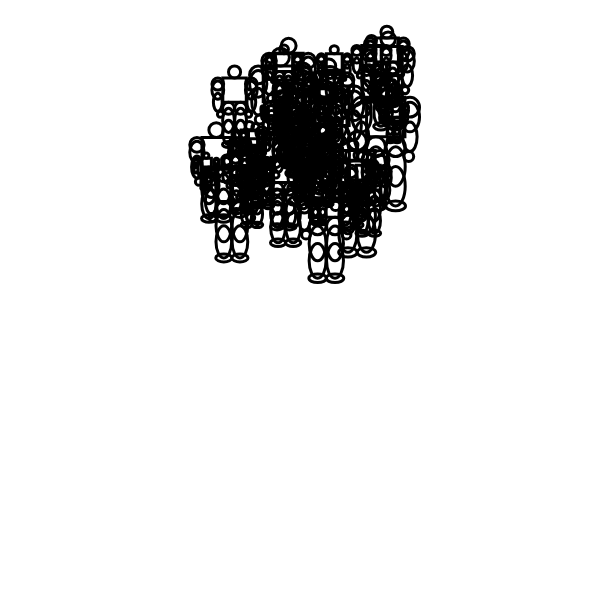
Frame 1 (no input)
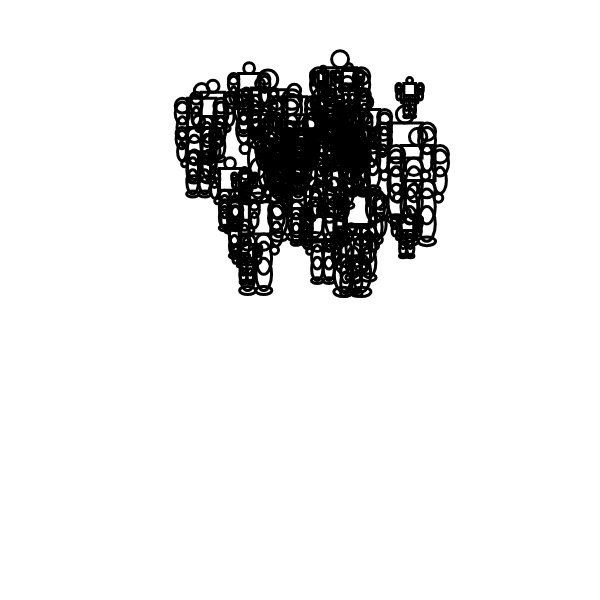
Frame 60 (no input)
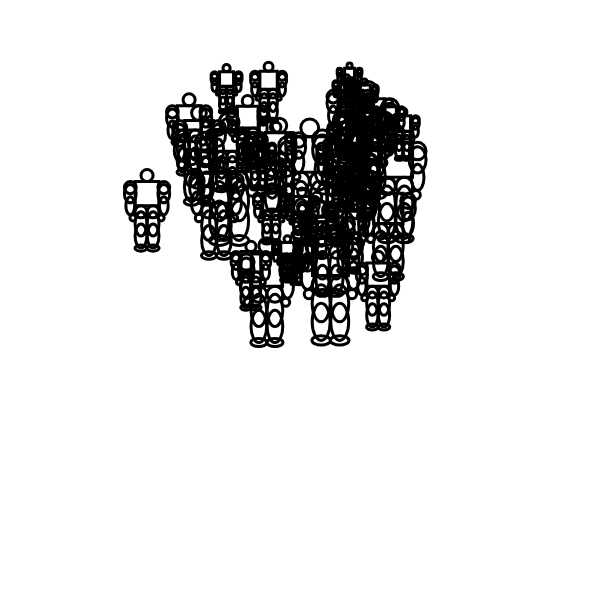
Frame 120 (the mouse pressed at the canvas centre since frame 60)

The p5.js sketch that drew these frames (run headless with seeded random() and noise() and a simulated clock; from frame 60 on, the mouse is pressed at the canvas centre):

// p5.js sketch
// ── sketch.js
var size;
var haus = 10;
var litur;
var y;
var x;
var test;
var stebbis = [];
var i = 0;
function setup() {
  createCanvas(600,600);
  size = random(0.4,1.2);
 for(var i = 0; i < 40; i = i+1) {
  stebbis[i] = new stebbi(random(200,400),random(30,190), random(5,20), random(0,255), size);
}
}

function draw() {
 background(255);
 for(var i = 0; i < 40; i = i+1) {
 stebbis[i].show();
 stebbis[i].move();
 }
 function mousePressed(){
   for (var i = stebbi.length-1; i >= 0; i = i-1){
     if(fjarl(stebbi[i].x,stebbi[i].y,mouseX,mouseY) < 50){
 		    stebbi.splice(i,1);
 	  }
   }
 }
}
class stebbi {
constructor(x,y,haus,litur,test) {
  this.haus = haus;
  this.test = test;
  this.x = x;
  this.y = y;
  this.dir = random(0,2*PI);
  this.speed = random(0,5);
}
show() {
  colorMode(HSB);
  stroke(litur,80,70);
  noFill();
  strokeWeight(3);
  rectMode(CENTER);
  rect(this.x,this.y+1.5*this.haus,2*this.haus*this.test, 2*this.haus);
  ellipse(this.x-this.haus/2,this.y+3*this.haus,this.test*this.haus,this.haus);
  ellipse(this.x+this.haus/2,this.y+3*this.haus,this.test*this.haus,this.haus);
  ellipse(this.x-this.haus/2,this.y+4*this.haus,this.test*this.haus,2*this.haus);
  ellipse(this.x+this.haus/2,this.y+4*this.haus,this.test*this.haus,2*this.haus);
  ellipse(this.x-this.haus/2,this.y+5*this.haus,this.test*this.haus,2*this.haus);
  ellipse(this.x+this.haus/2,this.y+5*this.haus,this.test*this.haus,2*this.haus);
  ellipse(this.x,this.y,this.haus,this.haus);
  ellipse(this.x-this.haus/2,this.y+6*this.haus,this.haus,this.haus/2);
  ellipse(this.x+this.haus/2,this.y+6*this.haus,this.haus,this.haus/2);
  ellipse(this.x+this.haus*this.test+5,this.y+this.haus,this.test*this.haus,this.haus);
  ellipse(this.x-this.haus*this.test-5,this.y+this.haus,this.test*this.haus,this.haus);
  ellipse(this.x+this.haus*this.test+5,this.y+3*this.haus/2,this.test*this.haus,1.5*this.haus);
  ellipse(this.x+this.test*this.haus+5,this.y+5*this.haus/2,0.75*this.haus*this.test,1.5*this.haus);
  ellipse(this.x+1.2*this.haus*this.test,this.y+3.5*this.haus,0.5*this.haus,0.5*this.haus);
  ellipse(this.x-this.haus*this.test-5,this.y+3*this.haus/2,this.test*this.haus,1.5*this.haus);
  ellipse(this.x-this.test*this.haus-5,this.y+5*this.haus/2,0.75*this.haus*this.test,1.5*this.haus);
  ellipse(this.x-1.2*this.haus*this.test,this.y+3.5*this.haus,0.5*this.haus,0.5*this.haus);
}
move(){
  this.x = this.x + this.speed*cos(this.dir);
  this.y = this.y + this.speed*sin(this.dir);
  this.speed = this.speed/1.05;
  if(this.speed < 0.1){
    this.dir = random(0,2*PI);
    this.speed = random(1,5);
  }
    if (fjarlægð(this.x,this.y,width/2,height/2) > 250){
      this.dir = atan((this.y - height/2)/(this.x-width/2));
      if(this.x - width/2 > 0){
        this.dir = this.dir + PI;
      }
}
}
}
function fjarlægð(x1,y1,x2,y2){
var dist = sqrt((x1 - x2)*(x1 - x2) + (y1 - y2)*(y1 - y2));
return dist;
}
